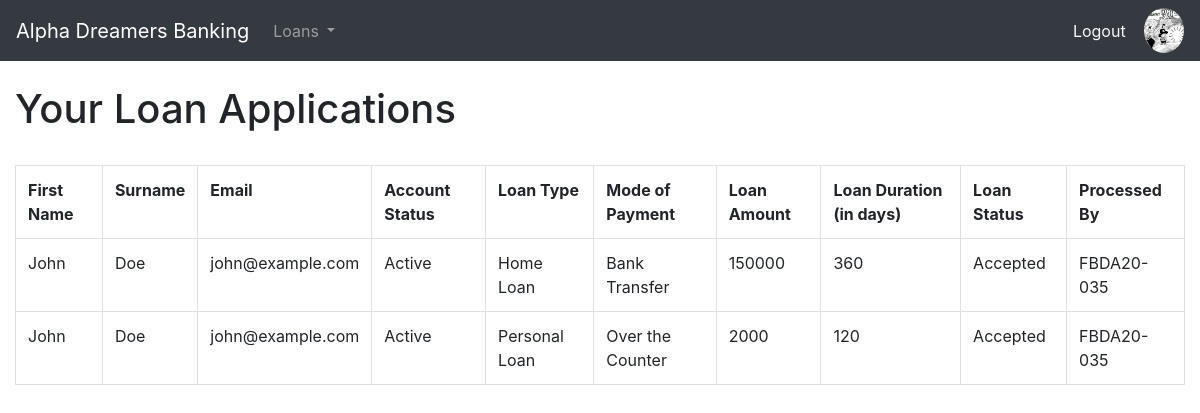
Screenshot of /applications (signed in) with the database file from the repository.
### login/models.py (models this page shows, shortened)
class customer(models.Model):
    account_status = (
        ('Active', 'Active'),
        ('Inactive', 'Inactive')
    )
    user = models.OneToOneField(User, unique=True, on_delete=models.CASCADE, limit_choices_to={'is_staff': False},
    related_name='customer', default="user=request.user.username")
    cust_id = models.UUIDField(default=uuid.uuid4, unique=True, primary_key=True, editable=False)
    first_name = models.CharField(max_length=250, null=False, blank=False)
    surname = models.CharField(max_length=250, null=False, blank=False)
    complete_address = models.CharField(max_length=250)
    contact_number = models.IntegerField(null=False, blank=False)
    email_address = models.EmailField(max_length=100, null=False, blank=False, default="")
    gender =  models.CharField(max_length=30, null=False, blank=False, default="")
    civil_status = models.CharField(max_length=250, null=False, blank=False)
    birthdate = models.DateField()
    age = models.IntegerField(null=False, blank=False)
    profile_pic = models.ImageField(upload_to='img', null=True, blank=True, default='img/default.jpg')
    account_status = models.CharField(max_length=100, choices=account_status, default="")

### loans/models.py (models this page shows, shortened)
class loan_application(models.Model):
    payment_mode = (
        ('Over the Counter', 'Over the Counter'),
        ('Bank Transfer', 'Bank Transfer'),
        ('Salary Deduction', 'Salary Deduction')
    )
    status = (
        ('Pending', 'Pending'),
        ('Accepted', 'Accepted'),
        ('Rejected', 'Rejected')
    )
    application_id = models.UUIDField(default=uuid.uuid4, unique=True, primary_key=True, editable=False)
    control_number = models.UUIDField(default=uuid.uuid4, unique=True, primary_key=False, editable=False)
    user = models.ForeignKey(User, on_delete=models.CASCADE, limit_choices_to={'is_staff': False},
    related_name='customer_loan', null=True, blank=True, default="")
    cust_id = models.ForeignKey(customer, on_delete=models.CASCADE, default="")
    loan_type_id = models.ForeignKey(loan_type, on_delete=models.CASCADE)
    mode_of_payment = models.CharField(max_length=200, choices=payment_mode, default="")
    loan_amount = models.PositiveIntegerField(default=0)
    loan_duration = models.PositiveIntegerField(default=0)
    purpose = models.TextField(null=False, blank=False)
    loan_status = models.CharField(max_length=200, choices=status, default="Pending")
    remarks = models.TextField(null=True, blank=True)
    processed_by = models.ForeignKey(User, limit_choices_to={'is_staff': True}, on_delete=models.CASCADE,
    null=True, blank=True)

class loan_type(models.Model):
    loan_type_id = models.UUIDField(default=uuid.uuid4, unique=True, primary_key=True, editable=False)
    loan_name = models.CharField(max_length=250)
    description = models.TextField(null=False, blank=False)
    def __str__(self):
        return self.loan_name

### loans/views.py (the view)
# urls.py: path('', include ('loans.urls', namespace='loans')),
@login_required(login_url='/customer-login')
def loans(request):
    customers = customer.objects.all().filter(user=request.user.id)
    loans = loan_application.objects.all().filter(user=request.user.id)
    context = {'loans':loans, 'customers':customers}
    return render(request, 'loans/applications.html', context)

### loans/templates/loans/applications.html (shortened to what this page needs)
{% extends 'main.html' %}
{% block content %}
{% include 'loans/customer_nav.html' %}
{% load crispy_forms_tags %}
<br>
<head>
</head>
<div class="container-fluid">
    <h1>Your Loan Applications</h1>
    <br>
    <table class="table table-bordered">
        <tr>
            <th>First Name</th>
            <th>Surname</th>
            <th>Email</th>
            <th>Account Status</th>
            <th>Loan Type</th>
            <th>Mode of Payment</th>
            <th>Loan Amount</th>
            <th>Loan Duration (in days)</th>
            <th>Loan Status</th>
            <th>Processed By</th>
        </tr>
        {% for loan_application in loans %}
        <tr>
            <td>{{loan_application.cust_id.first_name}}</td>
            <td>{{loan_application.cust_id.surname}}</td>
            <td>{{loan_application.cust_id.email_address}}</td>
            <td>{{loan_application.cust_id.account_status}}</td>
            <td>{{loan_application.loan_type_id}}</td>
            <td>{{loan_application.mode_of_payment}}</td>
            <td>{{loan_application.loan_amount}}</td>
            <td>{{loan_application.loan_duration}}</td>
            <td>{{loan_application.loan_status}}</td>
            <td>{{loan_application.processed_by}}</td>
        </tr>
        {% endfor %}
    </table>
</div>
<br><br>
{% endblock content %}

### templates/main.html (shortened to what this page needs)
<!DOCTYPE html>
<html>
    <head>
    <link rel="stylesheet" href="https://stackpath.bootstrapcdn.com/bootstrap/4.4.1/css/bootstrap.min.css">
    </head>
    <body>
        {% load static %}
        {% block content%}
        {% endblock content %}
    </body>
</html>

### loans/templates/loans/customer_nav.html (shortened to what this page needs)
<nav class="navbar navbar-expand-sm navbar-dark bg-dark">
    <a class="navbar-brand" href="{% url 'loans:user-page' %}">Alpha Dreamers Banking</a>
    <div class="collapse navbar-collapse" id="navbarText">
        <ul class="navbar-nav mr-auto">
            <li class="nav-item dropdown">
                <a class="nav-link dropdown-toggle" href="#" id="navbardrop" data-toggle="dropdown">
                    Loans
                </a>
            </li>
        </ul>
        {% if user.is_authenticated %}
        <a class="text-light" href="{% url 'login:logout' %}">Logout</a>
        {% for customer in customers %}
            {% if  customer.profile_pic.url %}
            <a href="{% url 'login:edit-details' customer.cust_id %}">
                <img src="{{ customer.profile_pic.url }}" style="height: 45px;" class="rounded-circle account-img" alt="User Image">
            </a>
            {% endif %}
        {% endfor %}
        {% else %}
        <a class="text-dark" href="{% url 'login:customer-login' %}">Login</a>
        <a class="btn btn-sm btn-primary m-2"  href="{% url 'login:customer-signup' %}">Register</a>
        {% endif %}
    </div>
</nav>

### rows the page displays
customer: profile_pic (picture)
loan_application: cust_id.first_name "John", cust_id.surname "Doe", cust_id.email_address "john@example.com", cust_id.account_status "Active", loan_type_id "Home Loan", mode_of_payment "Bank Transfer", loan_amount "150000", loan_duration "360", loan_status "Accepted", processed_by "FBDA20-035"
loan_application: cust_id.first_name "John", cust_id.surname "Doe", cust_id.email_address "john@example.com", cust_id.account_status "Active", loan_type_id "Personal Loan", mode_of_payment "Over the Counter", loan_amount "2000", loan_duration "120", loan_status "Accepted", processed_by "FBDA20-035"
